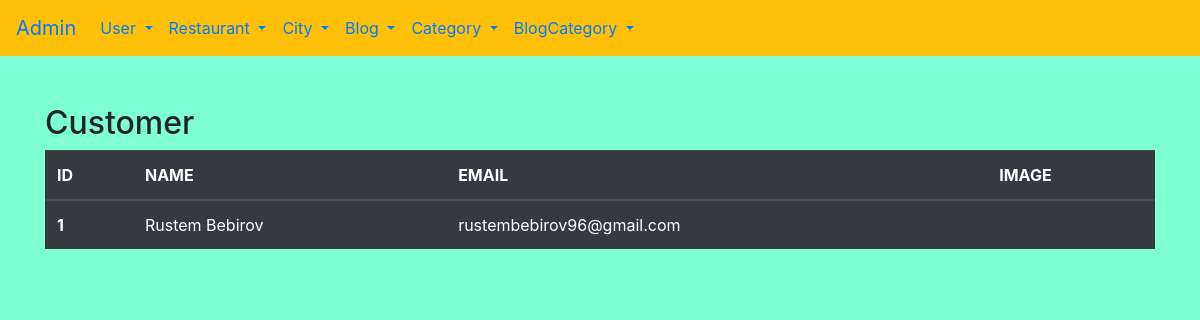
Before: /admin/customerlist with the older database file.
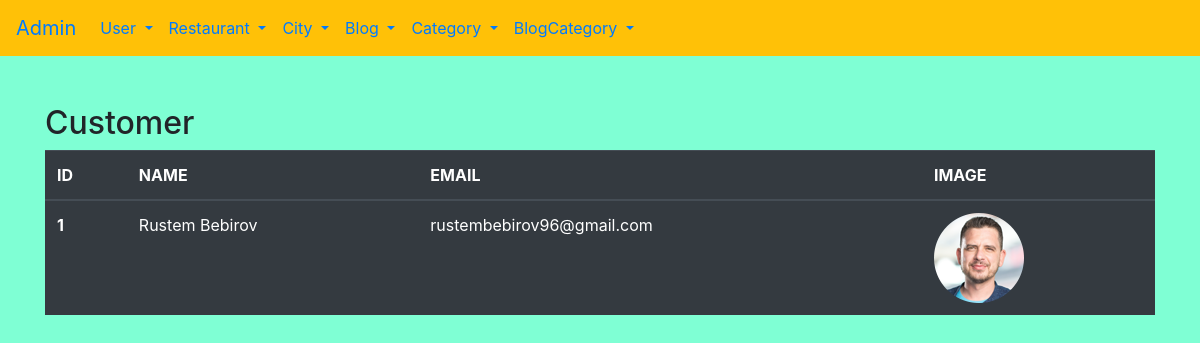
After: the same page with the newer database file.
### gricklo/models.py (models this page shows, shortened)
class User(db.Model, UserMixin):
    __tablename__ = "user"
    id = db.Column(db.Integer, primary_key=True)
    name = db.Column(db.String(20),nullable=False)
    email = db.Column(db.String(25), unique=True, nullable=False)
    password = db.Column(db.String(25), unique=True, nullable=False)
    image = db.Column(db.String(20),default='/static/uploads/user.png')
    orders = db.relationship('Order',backref='owners',lazy=True, cascade="all,delete")
    comments =db.relationship('Comment',backref='authors',lazy=True, cascade="all,delete")
    user_post = db.relationship('UserPost',backref='users',lazy=True, cascade="all,delete")

### gricklo/controlers.py (the view)
@app.route('/admin/customerlist')
def customerlist():
    users = User.query.all()
    return render_template('admin/customerlist.html', users=users)

### gricklo/templates/admin/customerlist.html
{% extends "admin/base.html"%}
{% block content%}
<h2>Customer</h2>
  <table class="table table-dark">
    <thead>
      <tr>
        <th scope="col">ID</th>
        <th scope="col">NAME</th>
        <th scope="col">EMAIL</th>
        <th scope="col">IMAGE</th>
      </tr>
    </thead>
    <tbody>
        {% for user in users %}
        <tr>
            <th scope="row">{{user.id}}</th>
            <td>{{user.name}}</td>
            <td>{{user.email}}</td>
            <td><img src="/static/uploads/{{user.image}}" alt=""></td>
          </tr>
        {% endfor %}
    </tbody>
  </table>
{% endblock %}

### gricklo/templates/admin/base.html (shortened to what this page needs)
<!doctype html>
<html lang="en">
  <head>
    <link rel="stylesheet" href="https://cdn.jsdelivr.net/npm/bootstrap@4.6.0/dist/css/bootstrap.min.css">
    <link rel="stylesheet" href="https://cdnjs.cloudflare.com/ajax/libs/font-awesome/5.15.3/css/all.min.css">
  </head>
  <body style="background-color: aquamarine;">
    {% include "admin/includes/navbar.html"%}
    <div class="container">
      <div class="row">
        <div class="col-sm">
          {% block content%}
          {% endblock %}
        </div>
      </div>
    </div>
  </body>
</html>

### gricklo/templates/admin/includes/navbar.html (shortened to what this page needs)
<nav class="navbar navbar-expand-lg navbar-dark bg-warning mb-5">
    <a class="navbar-brand text-primary" href="#">Admin</a>
    <div class="collapse navbar-collapse " id="navbarSupportedContent">
      <ul class="navbar-nav ">
        <li class="nav-item dropdown ">
          <a class="nav-link dropdown-toggle text-primary" href="#" id="navbarDropdown" role="button" data-toggle="dropdown" aria-haspopup="true" aria-expanded="false">
            User
          </a>
        </li>
        <li class="nav-item dropdown ">
          <a class="nav-link dropdown-toggle text-primary" href="#" id="navbarDropdown" role="button" data-toggle="dropdown" aria-haspopup="true" aria-expanded="false">
            Restaurant
          </a>
        </li>
        <li class="nav-item dropdown ">
          <a class="nav-link dropdown-toggle text-primary" href="#" id="navbarDropdown" role="button" data-toggle="dropdown" aria-haspopup="true" aria-expanded="false">
            City
          </a>
        </li>
        <li class="nav-item dropdown ">
          <a class="nav-link dropdown-toggle text-primary" href="#" id="navbarDropdown" role="button" data-toggle="dropdown" aria-haspopup="true" aria-expanded="false">
            Blog
          </a>
        </li>
        <li class="nav-item dropdown ">
          <a class="nav-link dropdown-toggle text-primary" href="#" id="navbarDropdown" role="button" data-toggle="dropdown" aria-haspopup="true" aria-expanded="false">
            Category
          </a>
        </li>
        <li class="nav-item dropdown ">
          <a class="nav-link dropdown-toggle text-primary" href="#" id="navbarDropdown" role="button" data-toggle="dropdown" aria-haspopup="true" aria-expanded="false">
            BlogCategory
          </a>
        </li>
      </ul>
    </div>
  </nav>

Changed rows visible on the page:
changed User "Rustem Bebirov": image: picture added
